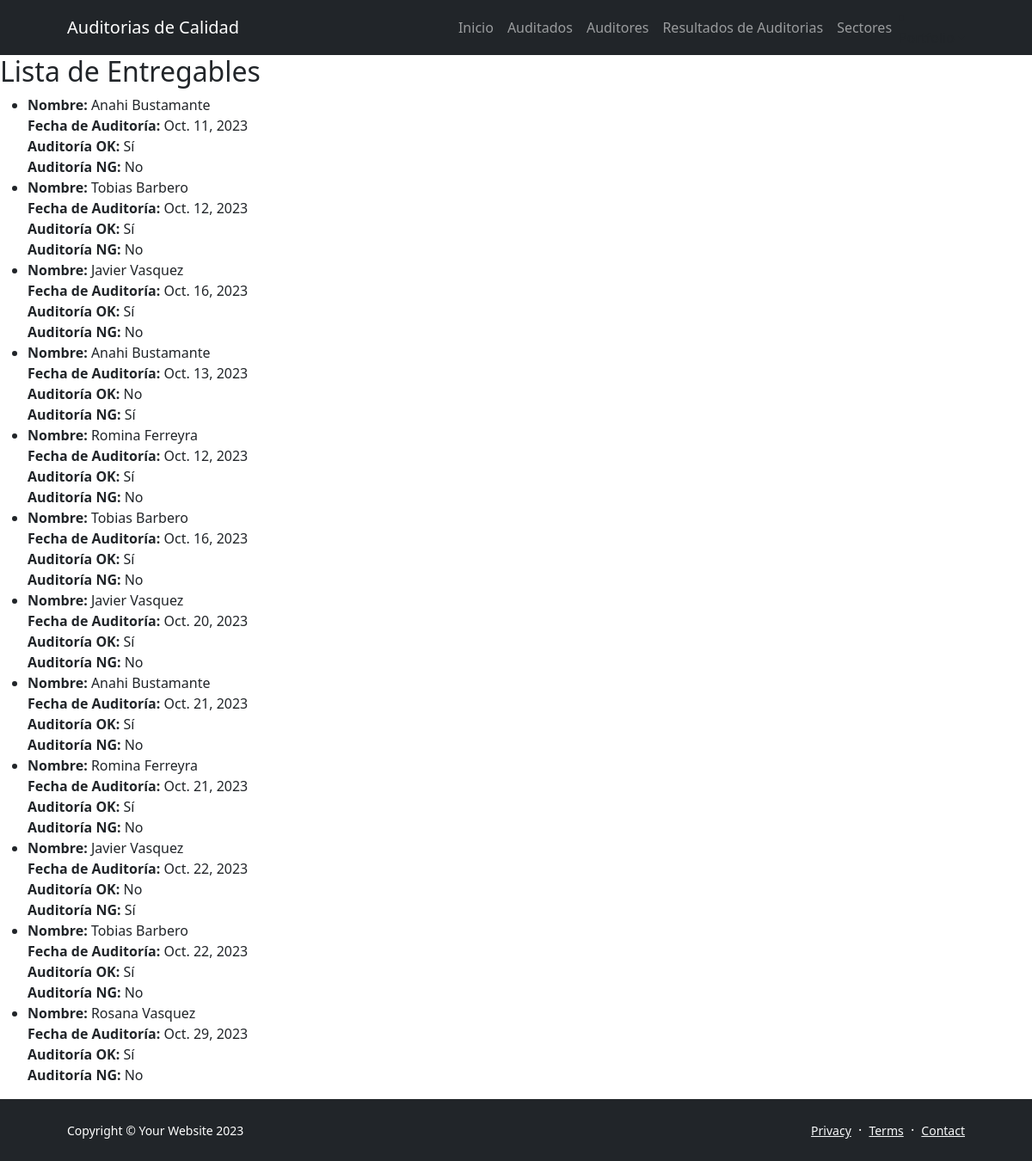
/AppAuditoria/leerEntregables, run on an earlier commit of the app's database.
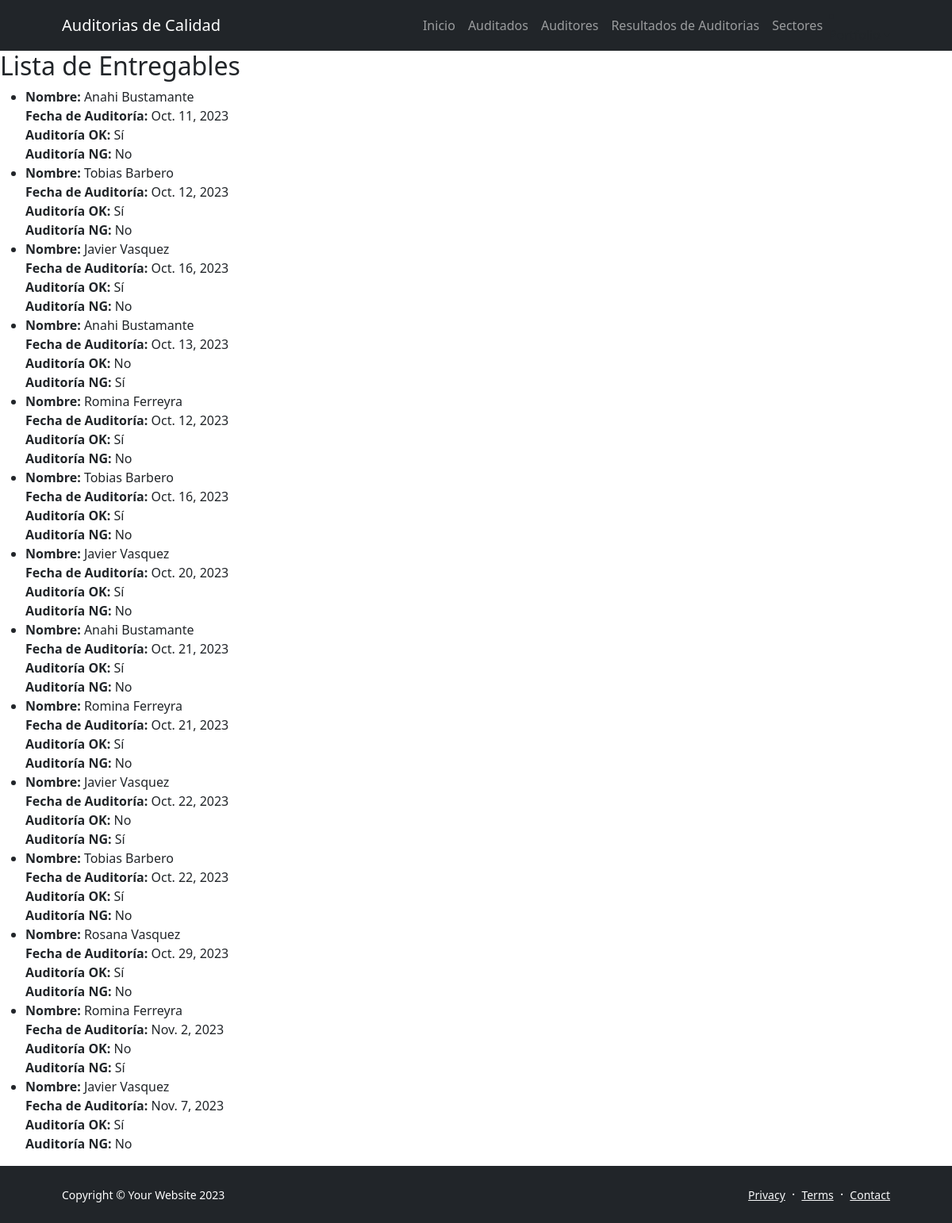
And on a later commit of the database.
### AppAuditoria/models.py (models this page shows, shortened)
class Entregable(models.Model):
    nombre = models.CharField(max_length=100)
    fechaDeAuditoria = models.DateField()
    auditoria_ok = models.BooleanField(default=False)
    auditoria_ng = models.BooleanField(default=False)

### AppAuditoria/views.py (the view)
# urls.py: path('leerEntregables', views.leerEntregables, name="LeerEntregables"),
def leerEntregables(request):
      entregables = Entregable.objects.all() #trae todos los resultados de las auditorias
      contexto= {"entregables":entregables}
      return render(request, "AppAuditoria/leerEntregables.html",contexto)

### AppAuditoria/templates/AppAuditoria/leerEntregables.html (shortened to what this page needs)
<!DOCTYPE html>
{% extends 'AppAuditoria/base.html' %}
{% load static %}
{% block section1 %}
<html lang="en">
<head>
</head>
<body>
    <h2>Lista de Entregables</h2>
    <ul>
        {% for e in entregables %}
            <li>
                <strong>Nombre:</strong> {{ e.nombre }}<br>
                <strong>Fecha de Auditoría:</strong> {{ e.fechaDeAuditoria }}<br>
                <strong>Auditoría OK:</strong> {% if e.auditoria_ok %}Sí{% else %}No{% endif %}<br>
                <strong>Auditoría NG:</strong> {% if e.auditoria_ng %}Sí{% else %}No{% endif %}<br>
            </li>
        {% endfor %}
    </ul>
</body>
</html>
{% endblock %}

What changed in the data, as far as the page shows it:
added Entregable: nombre "Romina Ferreyra", fechaDeAuditoria "Nov. 2, 2023", auditoria_ok "No", auditoria_ng "Sí"
added Entregable: nombre "Javier Vasquez", fechaDeAuditoria "Nov. 7, 2023", auditoria_ok "Sí", auditoria_ng "No"
